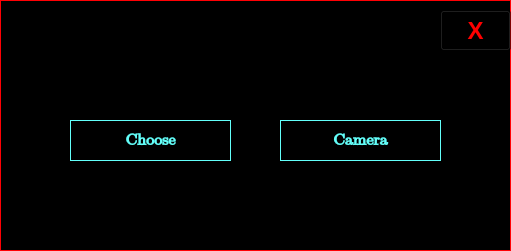
<?xml version="1.0" encoding="UTF-8"?>
<ui version="4.0">
 <class>Capture</class>
 <widget class="QDialog" name="Capture">
  <property name="geometry">
   <rect>
    <x>0</x>
    <y>0</y>
    <width>511</width>
    <height>251</height>
   </rect>
  </property>
  <property name="windowTitle">
   <string>Dialog</string>
  </property>
  <property name="styleSheet">
   <string notr="true">background-color: rgb(0, 0, 0);
</string>
  </property>
  <widget class="QPushButton" name="pushButton">
   <property name="geometry">
    <rect>
     <x>70</x>
     <y>120</y>
     <width>161</width>
     <height>41</height>
    </rect>
   </property>
   <property name="font">
    <font>
     <family>Cambria Math</family>
     <pointsize>12</pointsize>
     <weight>75</weight>
     <bold>true</bold>
    </font>
   </property>
   <property name="styleSheet">
    <string notr="true">QPushButton{
	color: rgb(99, 255, 250);
	border:1px solid rgb(99, 255, 250);
}
QPushButton:hover{
	background-color:rgb(99, 255, 250);
	color:rgb(0,0,0);
}</string>
   </property>
   <property name="text">
    <string>Choose</string>
   </property>
  </widget>
  <widget class="QPushButton" name="pushButton_2">
   <property name="geometry">
    <rect>
     <x>280</x>
     <y>120</y>
     <width>161</width>
     <height>41</height>
    </rect>
   </property>
   <property name="font">
    <font>
     <family>Cambria Math</family>
     <pointsize>12</pointsize>
     <weight>75</weight>
     <bold>true</bold>
    </font>
   </property>
   <property name="styleSheet">
    <string notr="true">QPushButton{
	color: rgb(99, 255, 250);
	border:1px solid rgb(99, 255, 250);
}
QPushButton:hover{
	background-color:rgb(99, 255, 250);
	color:rgb(0,0,0);
}</string>
   </property>
   <property name="text">
    <string>Camera</string>
   </property>
  </widget>
  <widget class="QPushButton" name="pushButton_3">
   <property name="geometry">
    <rect>
     <x>440</x>
     <y>10</y>
     <width>71</width>
     <height>41</height>
    </rect>
   </property>
   <property name="font">
    <font>
     <pointsize>18</pointsize>
     <weight>75</weight>
     <bold>true</bold>
    </font>
   </property>
   <property name="styleSheet">
    <string notr="true">QPushButton{
	background-color:rgba(0,0,0,0);
	color: rgb(255, 0, 0);
}
QPushButton:hover{
	color:rgb(255,255,255)
}</string>
   </property>
   <property name="text">
    <string>X</string>
   </property>
  </widget>
  <widget class="QLabel" name="label">
   <property name="geometry">
    <rect>
     <x>0</x>
     <y>0</y>
     <width>511</width>
     <height>251</height>
    </rect>
   </property>
   <property name="styleSheet">
    <string notr="true">border:1px solid rgb(255, 0, 4);</string>
   </property>
   <property name="text">
    <string/>
   </property>
  </widget>
  <widget class="QLabel" name="label_2">
   <property name="geometry">
    <rect>
     <x>10</x>
     <y>0</y>
     <width>491</width>
     <height>51</height>
    </rect>
   </property>
   <property name="styleSheet">
    <string notr="true">border-top:1px solid rgb(255, 0, 4);</string>
   </property>
   <property name="text">
    <string/>
   </property>
  </widget>
  <zorder>label</zorder>
  <zorder>pushButton</zorder>
  <zorder>pushButton_2</zorder>
  <zorder>label_2</zorder>
  <zorder>pushButton_3</zorder>
 </widget>
 <resources/>
 <connections/>
</ui>
